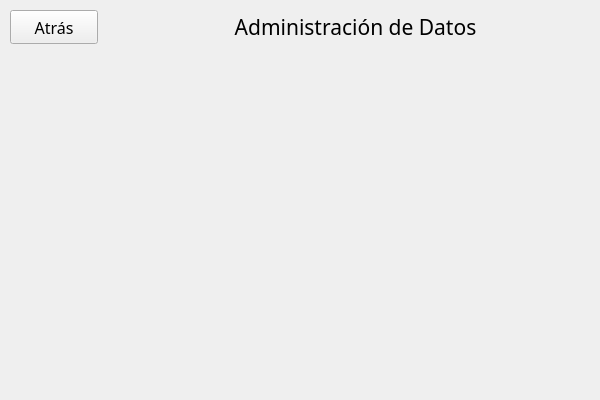
<?xml version="1.0" encoding="UTF-8"?>
<ui version="4.0">
 <class>login_mainwindow</class>
 <widget class="QMainWindow" name="login_mainwindow">
  <property name="geometry">
   <rect>
    <x>0</x>
    <y>0</y>
    <width>600</width>
    <height>400</height>
   </rect>
  </property>
  <property name="windowTitle">
   <string>Menu de Administración de Datos</string>
  </property>
  <widget class="QWidget" name="centralWidget">
   <property name="sizePolicy">
    <sizepolicy hsizetype="Maximum" vsizetype="Maximum">
     <horstretch>0</horstretch>
     <verstretch>0</verstretch>
    </sizepolicy>
   </property>
   <widget class="QLabel" name="label">
    <property name="geometry">
     <rect>
      <x>120</x>
      <y>10</y>
      <width>471</width>
      <height>34</height>
     </rect>
    </property>
    <property name="font">
     <font>
      <family>Ubuntu Condensed</family>
      <pointsize>16</pointsize>
      <weight>50</weight>
      <bold>false</bold>
     </font>
    </property>
    <property name="text">
     <string>Administración de Datos</string>
    </property>
    <property name="alignment">
     <set>Qt::AlignCenter</set>
    </property>
   </widget>
   <widget class="QPushButton" name="atras_pushbutton">
    <property name="geometry">
     <rect>
      <x>10</x>
      <y>10</y>
      <width>88</width>
      <height>34</height>
     </rect>
    </property>
    <property name="font">
     <font>
      <family>Ubuntu Condensed</family>
      <pointsize>12</pointsize>
     </font>
    </property>
    <property name="text">
     <string>Atrás</string>
    </property>
   </widget>
  </widget>
 </widget>
 <layoutdefault spacing="6" margin="11"/>
 <resources/>
 <connections/>
</ui>
